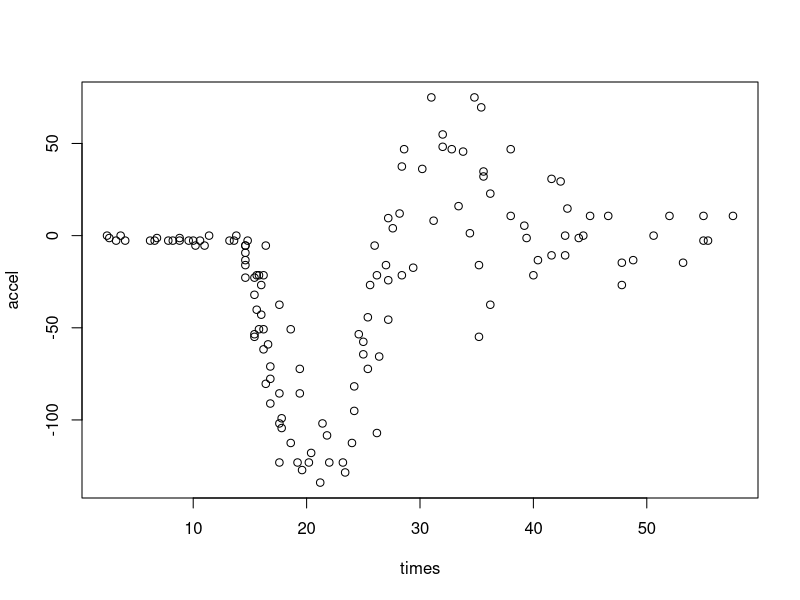

Write R code to recreate this figure. (Note: this script raises an error after producing the figure.)
mcycle <- MASS::mcycle

# Examine the mcycle data frame
head(mcycle)
plot(mcycle)

# Fit a linear model
f <- as.formula(
  paste(mcycle$accel,
       paste(mcycle$times, collapse - "+"),
       sep = "~"))
print(f)
lm_mod <- lm(f, data = mcycle)
# Visualize the model
termplot(lm_mod, partial.resid = TRUE, se = TRUE)